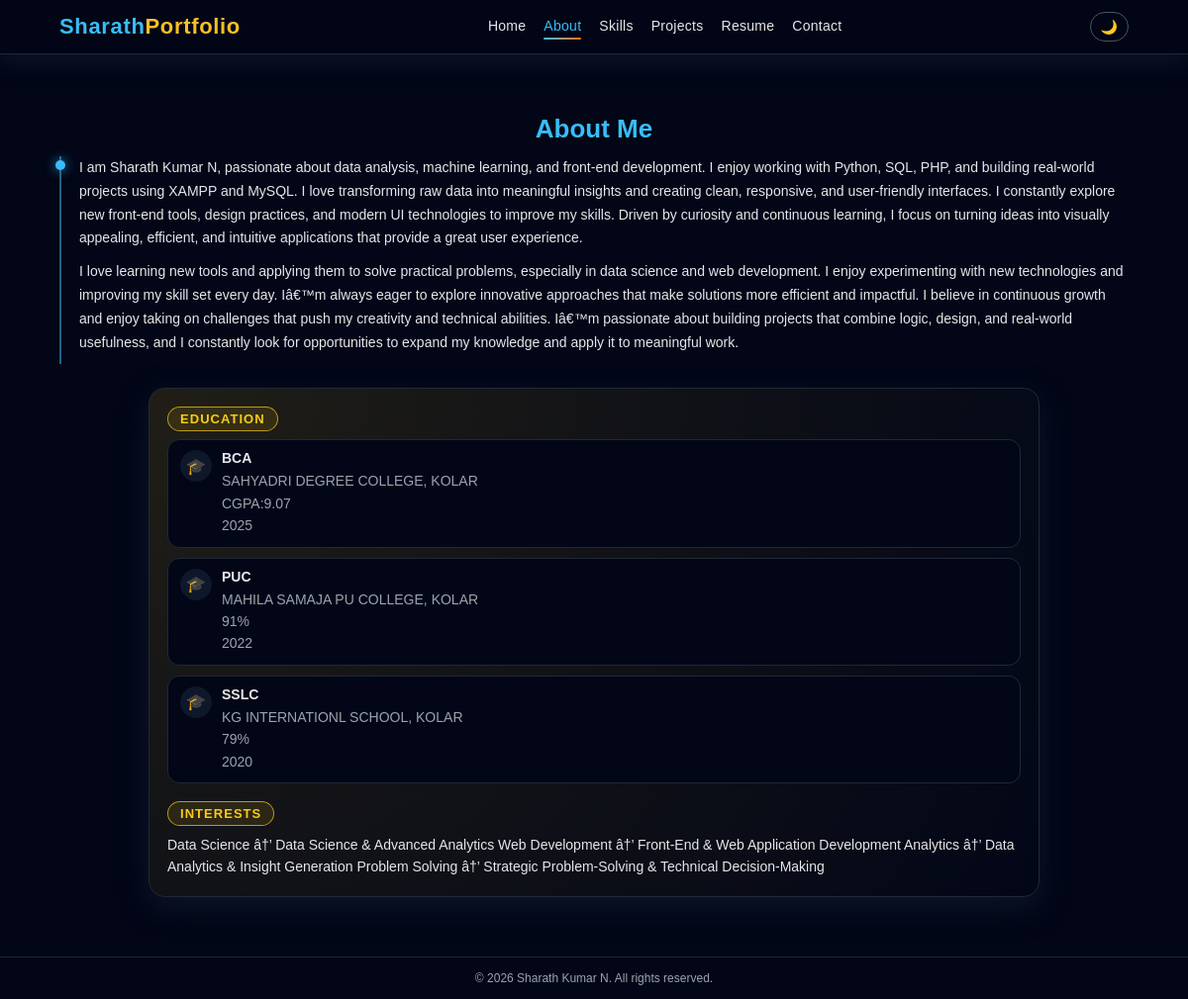
Page /about.php on the committed database.
### tables this page shows
CREATE TABLE `site_content` (
  `id` int(11) NOT NULL,
  `content_key` varchar(100) NOT NULL,
  `content_value` text NOT NULL
);

### about.php (the view, shortened to what this page needs)
<?php
require "config.php";
function get_content($conn, $key, $default = "") {
    $stmt = $conn->prepare("SELECT content_value FROM site_content WHERE content_key = ? LIMIT 1");
    $stmt->bind_param("s", $key);
    $stmt->execute();
    $res = $stmt->get_result();
    $value = $default;
    if ($res && $res->num_rows === 1) {
        $row = $res->fetch_assoc();
        $value = $row['content_value'];
    }
    return $value;
}
$about_p1 = get_content($conn, 'about_p1', '');
$about_p2 = get_content($conn, 'about_p2', '');
$about_education1 = get_content($conn, 'about_education1', '');
$about_education2 = get_content($conn, 'about_education2', '');
$about_education3 = get_content($conn, 'about_education3', '');
$about_education4 = get_content($conn, 'about_education4', '');
$legacy_education = get_content($conn, 'about_education', '');
function parse_edu_entry($str) {
    $str = trim($str);
    if ($str === '') return null;
    $parts = array_map('trim', explode('|', $str));
    $title = array_shift($parts);
    $lines = $parts;
    return [
        'title' => $title,
        'lines' => $lines
    ];
}
$education_items = [];
foreach ([$about_education1, $about_education2, $about_education3,$about_education4] as $eduStr) {
    $parsed = parse_edu_entry($eduStr);
    if ($parsed !== null) {
        $education_items[] = $parsed;
    }
}
$about_interests = get_content($conn, 'about_interests', '');
include "header.php";
?>
<section class="section">
    <div class="container">
        <h2 class="section-title">About Me</h2>
        <div class="about-grid">
            <div class="about-text">
                <p><?php echo htmlspecialchars($about_p1); ?></p>
                <p><?php echo htmlspecialchars($about_p2); ?></p>
            </div>
            <div class="about-card">
                <h3 class="edu-section-title">Education</h3>
                <?php if (!empty($education_items)): ?>
                    <div class="education-list">
                        <?php foreach ($education_items as $item): ?>
                            <div class="education-card">
                                <div class="edu-icon">
                                    🎓
                                </div>
                                <div class="edu-content">
                                    <h4><?php echo htmlspecialchars($item['title']); ?></h4>
                                    <?php if (!empty($item['lines'])): ?>
                                        <?php foreach ($item['lines'] as $line): ?>
                                            <p class="edu-line"><?php echo htmlspecialchars($line); ?></p>
                                        <?php endforeach; ?>
                                    <?php endif; ?>
                                </div>
                            </div>
                        <?php endforeach; ?>
                    </div>
                <?php else: ?>
                    <p><?php echo htmlspecialchars($legacy_education); ?></p>
                <?php endif; ?>
                <h3 style="margin-top: 18px;">Interests</h3>
                <p><?php echo htmlspecialchars($about_interests); ?></p>
            </div>
        </div>
    </div>
</section>
<?php include "footer.php"; ?>

### style.css (style rules this page uses)
* { margin: 0; padding: 0; box-sizing: border-box; font-family: Arial, Helvetica, sans-serif; }
html, body { height: 100%; max-width: 100%; overflow-x: hidden; }
body { background: #020617; color: #e5e7eb; min-height: 100vh; }
.container { width: 90%; max-width: 1100px; margin: 0 auto; }
.section { padding: 60px 0; }
.section-title { font-size: 26px; text-align: center; color: #38bdf8; margin-bottom: 12px; }
.about-grid { display: flex; flex-direction: column; gap: 24px; }
.about-text { border-left: 2px solid rgba(56, 189, 248, 0.5); padding-left: 18px; position: relative; }
.about-text::before { content: ""; position: absolute; left: -6px; top: 4px; width: 10px; height: 10px; border-radius: 999px; background: #38bdf8; box-shadow: 0 0 12px rgba(56, 189, 248, 0.85); }
.about-text p { font-size: 14px; margin-bottom: 10px; line-height: 1.7; }
.about-card { background: radial-gradient(circle at top left, rgba(250, 204, 21, 0.12), #020617); border-radius: 16px; padding: 18px; border: 1px solid #1f2937; box-shadow: 0 10px 30px rgba(15, 23, 42, 0.9); max-width: 900px; margin: 0 auto; transition: all 0.35s ease; }
.about-card h3 { margin-bottom: 8px; color: #facc15; display: inline-flex; align-items: center; gap: 6px; padding: 4px 12px; border-radius: 999px; background: rgba(250, 204, 21, 0.1); border: 1px solid rgba(250, 204, 21, 0.7); font-size: 13px; text-transform: uppercase; letter-spacing: 0.08em; }
.about-card p { font-size: 14px; line-height: 1.6; }
.edu-section-title { margin-bottom: 10px; }
.education-list { display: flex; flex-direction: column; gap: 10px; }
.education-card { display: flex; align-items: flex-start; gap: 10px; padding: 10px 12px; border-radius: 12px; border: 1px solid #1f2937; background: #020617; }
.edu-icon { width: 32px; height: 32px; border-radius: 999px; display: flex; align-items: center; justify-content: center; font-size: 16px; background: #0f172a; flex-shrink: 0; }
.edu-content h4 { margin: 0 0 4px 0; font-size: 14px; color: #e5e7eb; }
.edu-line { margin: 0; font-size: 12px; color: #9ca3af; }

### rows in the picture
site_content: content_value "I am Sharath Kumar N, passionate about data analysis, machine learning, and front-end development. I enjoy working with Python, SQL, PHP, and building real-world projects using XAMPP and MySQL. I love transforming raw data into meaningful insights and creating clean, responsive, and user-friendly interfaces. I constantly explore new front-end tools, design practices, and modern UI technologies to improve my skills. Driven by curiosity and continuous learning, I focus on turning ideas into visually appealing, efficient, and intuitive applications that provide a great user experience."
site_content: content_value "I love learning new tools and applying them to solve practical problems, especially in data science and web development. I enjoy experimenting with new technologies and improving my skill set every day. Iâ€™m always eager to explore innovative approaches that make solutions more efficient and impactful. I believe in continuous growth and enjoy taking on challenges that push my creativity and technical abilities. Iâ€™m passionate about building projects that combine logic, design, and real-world usefulness, and I constantly look for opportunities to expand my knowledge and apply it to meaningful work."
site_content: content_value "Data Science â†’ Data Science & Advanced Analytics Web Development â†’ Front-End & Web Application Development Analytics â†’ Data Analytics & Insight Generation Problem Solving â†’ Strategic Problem-Solving & Technical Decision-Making"

### other values in the picture
$item['title'] "BCA"
$line "SAHYADRI DEGREE COLLEGE, KOLAR"
$line "CGPA:9.07"
$line "2025"
$item['title'] "PUC"
$line "MAHILA SAMAJA PU COLLEGE, KOLAR"
$line "91%"
$line "2022"
$item['title'] "SSLC"
$line "KG INTERNATIONL SCHOOL, KOLAR"
$line "79%"
$line "2020"
